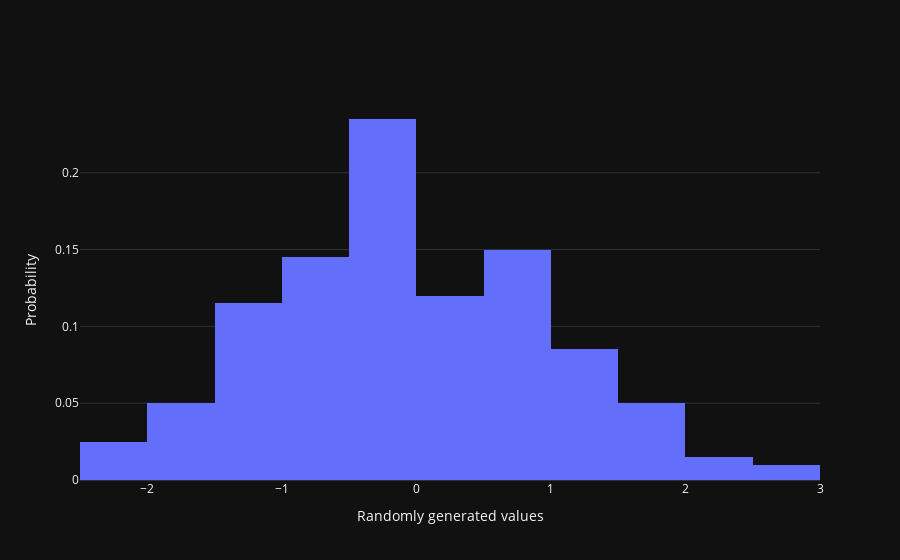

Notebook code for this chart:
### Code cell
hist_trace = go.Histogram(
    x=random_numbers,
    histnorm='probability',
)

data = [hist_trace]
layout = go.Layout(
    xaxis=dict(title='Randomly generated values'),
    yaxis=dict(title='Probability')
)
fig = go.Figure(data=data, layout=layout)
offline.iplot(fig)

### Figure 1 — Plotly figure (JSON) as saved in the notebook; plotly's stock layout.template omitted (floating-point values rounded to 4 significant figures; data arrays with more than 128 entries replaced by an {"elided": "..."} marker saying what was removed)
{"data": [{"histnorm": "probability", "x": {"elided": "200 float values"}, "type": "histogram"}], "layout": {"xaxis": {"title": {"text": "Randomly generated values"}}, "yaxis": {"title": {"text": "Probability"}}}}
